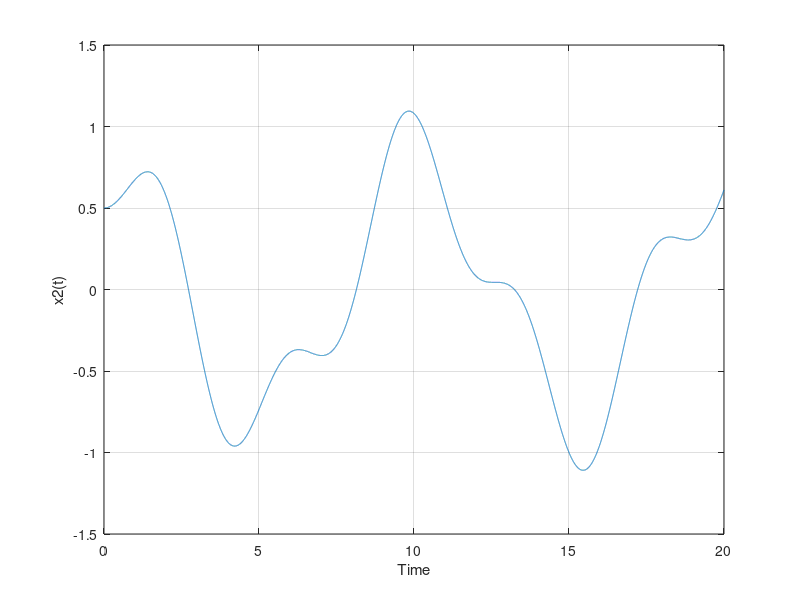

Write the MATLAB code that produced this figure. (Note: this script raises an error after producing the figure.)
%% %3-1
clc
close
clear
 
t=0:0.001:20;
x=0.5.*cos(1.618.*t)+0.5.*cos(0.618.*t);
% x=0.5.*cos(23.591.*t)+0.5.*cos(27.172.*t);
 %x=0.5.*cos(15.648.*t)+0.5.*cos(40.966.*t);
plot(t,x)
xlabel('Time')
ylabel('x1(t)')
grid
%% %3-2
clc
close
clear
 
t=0:0.001:20;
x=-0.309.*cos(1.618.*t)+0.809.*cos(0.618.*t);
% x=3.7954.*cos(21.172.*t)-3.2954.*cos(27.172.*t);
plot(t,x)
xlabel('Time')
ylabel('x2(t)')
grid
%% .. Q3
clc;clear;
syms A1 A2 x1 x2 

equation1 = (A1)*sin(x1)+(A2)*sin(x2)==1;
equation2 = -0.618*A1*sin(x1)+1.618*sin(x2)==0.5;
equation3 = (1.618*A1)*cos(x1)+0.618*A2*cos(x2)==0;
equation4 = (-A1)*cos(x1)+A2*cos(x2)==0;
[sol1,sol2,sol3,sol4] = vpasolve([equation1,equation2,equation3,equation4],[A1,A2,x1,x2])
%% %4
clc
close
clear
 
t=0:0.001:20;
%x=0.85066.*cos(1.618.*t);
x=-0.5257.*cos(1.618.*t);
plot(t,x)
xlabel('Time')
ylabel('x1(t)')
grid
%% %5-1
clc
close
clear
 
t=0:0.001:2;
x1=0.5.*cos(27.172.*t)+0.5.*cos(23.5914.*t);
x2=(0.222825.*exp(-5.5126.*t).*(2.2444.*cos(22.938.*t)+0.5394.*sin(22.938.*t)))+(0.239.*exp(-8.376.*t).*(2.0915.*cos(25.85.*t)+0.6785.*sin(25.85.*t)));
plot(t,x1,t,x2)
xlabel('Time')
ylabel('x1(t)')
grid
%% %5-2
clc
close
clear
 
t=0:0.001:2;
x1=-3.294363.*cos(27.172.*t)+3.7943625.*cos(23.5914.*t);
x2=(1.691.*exp(-5.5126.*t).*(2.2444.*cos(22.938.*t)+0.5394.*sin(22.938.*t)))+(-1.5756.*exp(-8.376.*t).*(2.0915.*cos(25.85.*t)+0.6785.*sin(25.85.*t)));
plot(t,x1,t,x2)
xlabel('Time')
ylabel('x2(t)')
grid

%% %6-1
t=0:0.001:3;
x1=0.466*sin(23.591.*t)+0.5*cos(23.591.*t)+0.01903*sin(20.*t)+0.5*sin(27.172.*t)+0.5366*cos(27.172.*t)+0.010142.*sin(20*t);
x2=3.535*sin(23.591.*t)+3.8*cos(23.591.*t)+0.1444*sin(20.*t)-3.3*sin(27.172.*t)+3.535*cos(27.172.*t)+0.067*sin(20.*t);
plot(t,x1)
hold on
plot(t,x2) 
xlabel('Time')
ylabel('Response')
legend('x1','x2')


